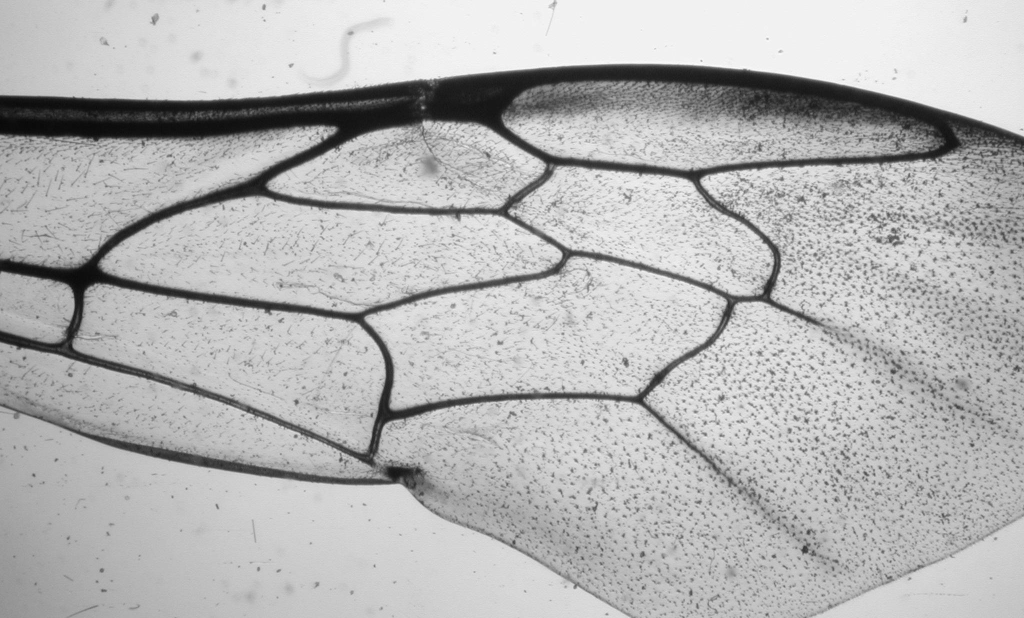
#> input picture data/004 Osmia lignaria f right 4x.jpg, 2048 x 1236 px (shown at 1/2 size)
$ python -i preprocessing.py   (imports and definitions only)
#> lines starting #> are read from the running program, lines starting #| are printed output that depends on the picture; after the words box and inside, x2 and y2 are one past the last pixel; in counts of white or black regions, pixels touching at a corner belong together
import numpy as np
from skimage.color import rgb2gray
from skimage.exposure import equalize_hist
from skimage.filters import sobel, threshold_otsu
from skimage.io import imread
from skimage.measure import regionprops
from skimage.morphology import remove_small_objects


def preprocess(path, small_objects_min_size=4096):
#> called with small_objects_min_size = 4096
    img = imread(path)
#> img is the input picture: shape (1236, 2048, 3); min 6, max 255, mean 181
    if img.ndim > 3:
        raise RuntimeError("Unhandled dim")
    elif img.ndim == 3:
        img = rgb2gray(img)
#> img: shape (1236, 2048) float64
    img_norm = equalize_hist(img)
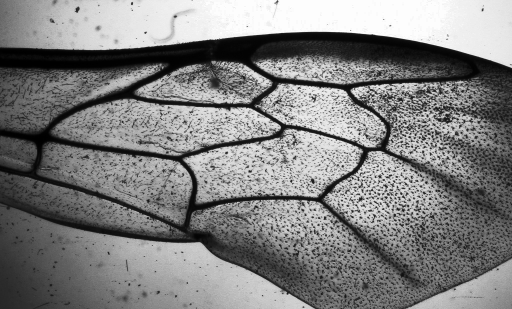
#> img_norm: shape (1236, 2048) float64 (shown at 1/4 size); min 3.95e-07, max 1, mean 0.505
    img_norm_sobel = sobel(img_norm)
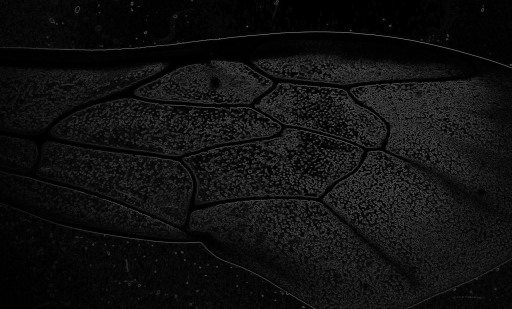
#> img_norm_sobel: shape (1236, 2048) float64 (shown at 1/4 size); min 0, max 0.602, mean 0.066
    img = img + img_norm_sobel
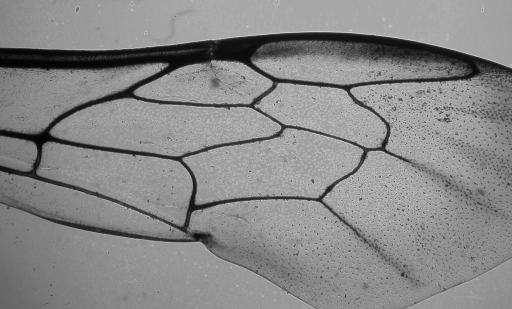
#> img: shape (1236, 2048) float64 (shown at 1/4 size); min 0.0238, max 1.43, mean 0.776; drawn with min black and max white
    t = threshold_otsu(img)
#> t = 0.564
    img = img < t
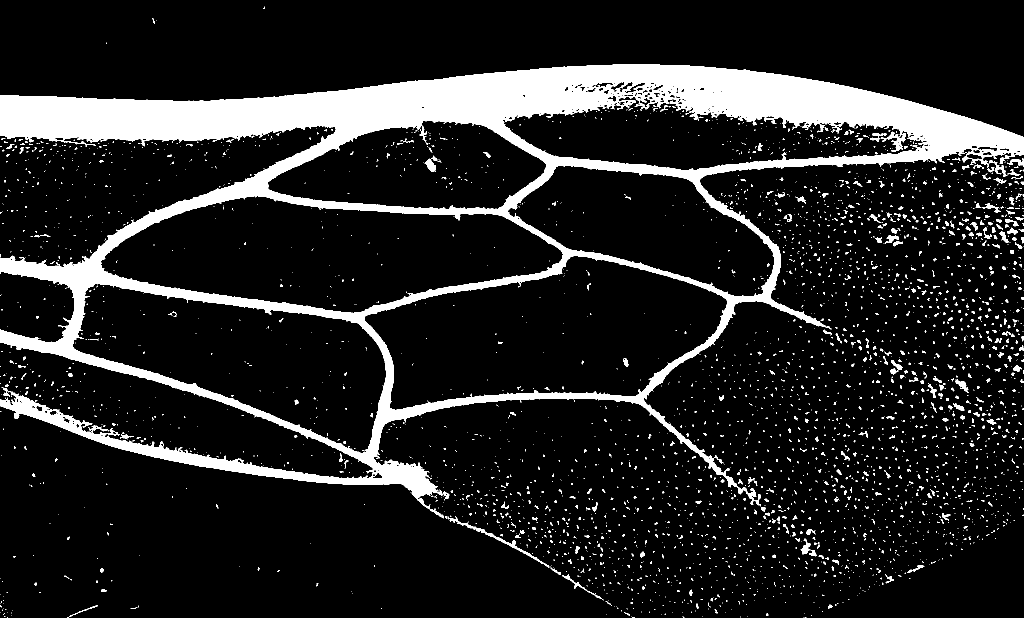
#> img: shape (1236, 2048) bool (shown at 1/2 size); 13.3% white; 3544 white regions (3038 under 20 px), largest, box (x1, y1, x2, y2) and area: (0, 129, 2048, 1017) 296954, (899, 1032, 1099, 1135) 1049, (849, 311, 883, 344) 395
    img = remove_small_objects(img, min_size=small_objects_min_size)
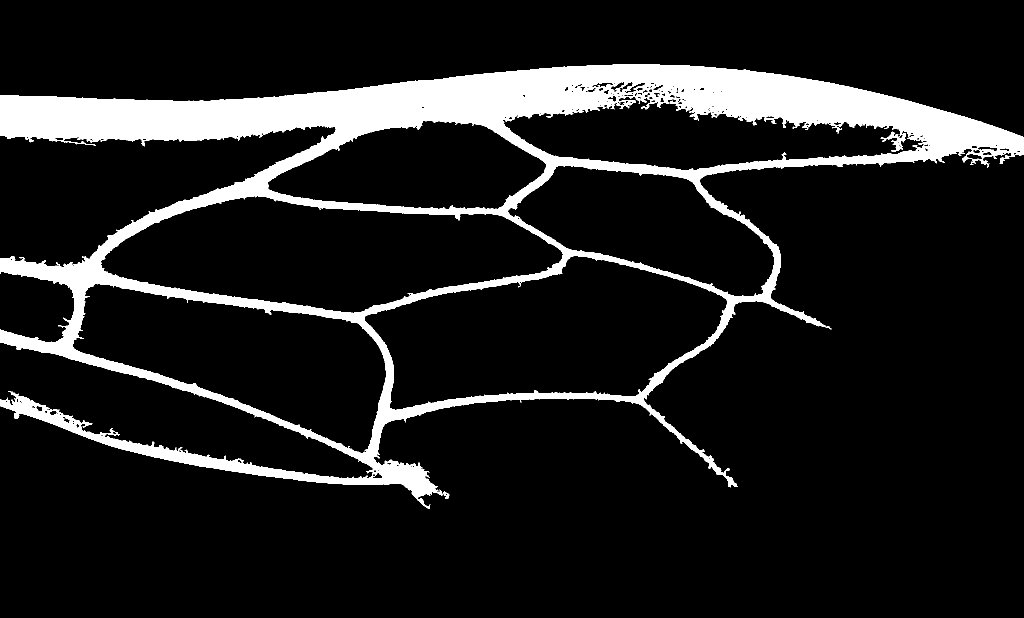
#> img: shape (1236, 2048) bool (shown at 1/2 size); 11.7% white; 1 white region
    regions = regionprops(img * 1)  # convert mask to integer
#> regions = 1 regions; box (x1, y1, x2, y2) and area: (0, 129, 2048, 1017) 295851
    region_areas = np.array([region.area for region in regions])
#> region_areas = [295851]
    largest_region = regions[np.argmax(region_areas)]
    res = np.zeros_like(img, dtype=bool)
    for yy, xx in largest_region.coords:
        res[yy, xx] = True
    return res

>>> result = preprocess('../data/004 Osmia lignaria f right 4x.jpg')

$ run again, on data/1118 Osmia lignaria f right 4x.jpg
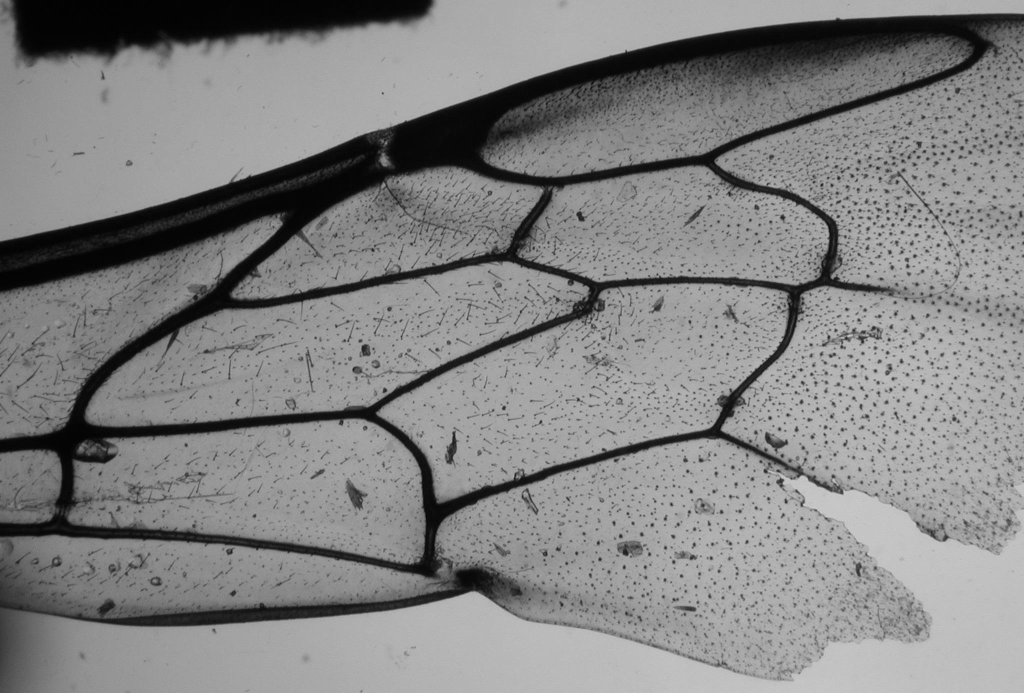
#> input picture data/1118 Osmia lignaria f right 4x.jpg, 2048 x 1386 px (shown at 1/2 size)
#> in preprocess, img is the input picture: shape (1386, 2048, 3); min 0, max 212, mean 131
#> in preprocess, `img_norm = equalize_hist(img)`:
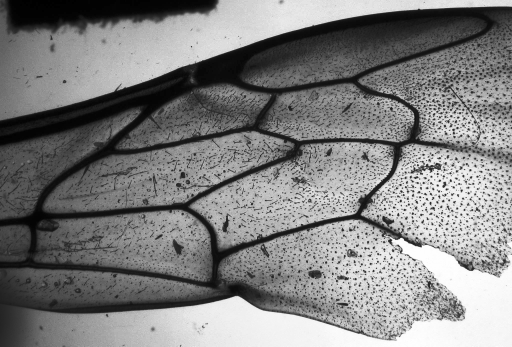
#> img_norm: shape (1386, 2048) float64 (shown at 1/4 size); min 3.52e-06, max 1, mean 0.504
#> t = 0.404
#> in preprocess, `img = remove_small_objects(img, min_size=small_objects_min_size)`:
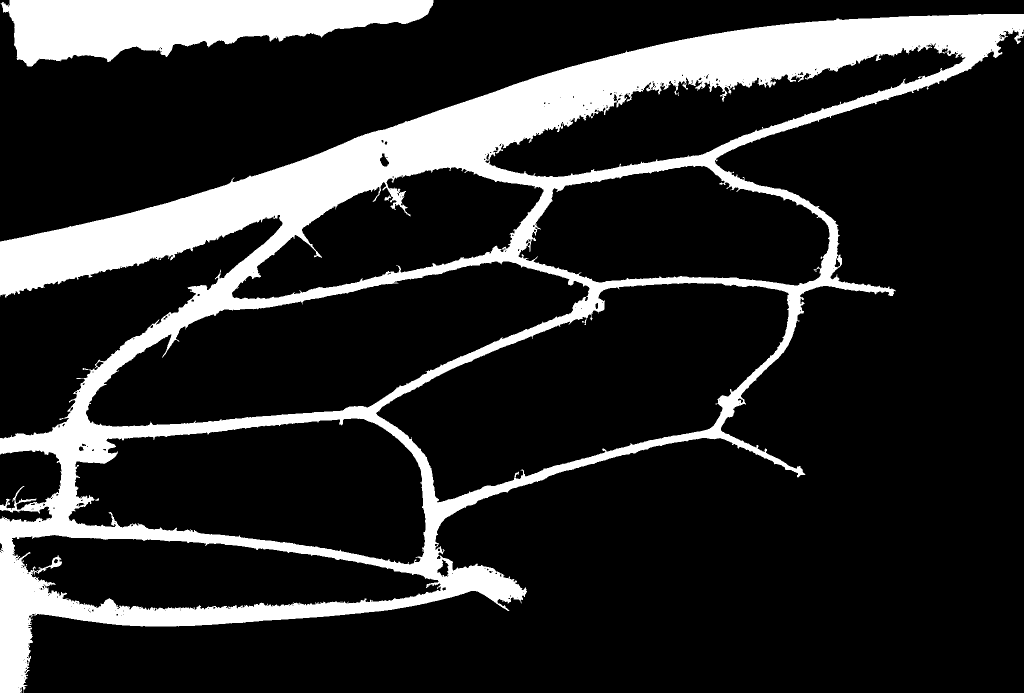
#> img: shape (1386, 2048) bool (shown at 1/2 size); 17.6% white; 2 white regions
#> regions = 1 regions; box (x1, y1, x2, y2) and area: (0, 0, 2048, 1386) 498742
#> region_areas = [498742]

$ run again, on data/013 Osmia texana m right 4x.jpg
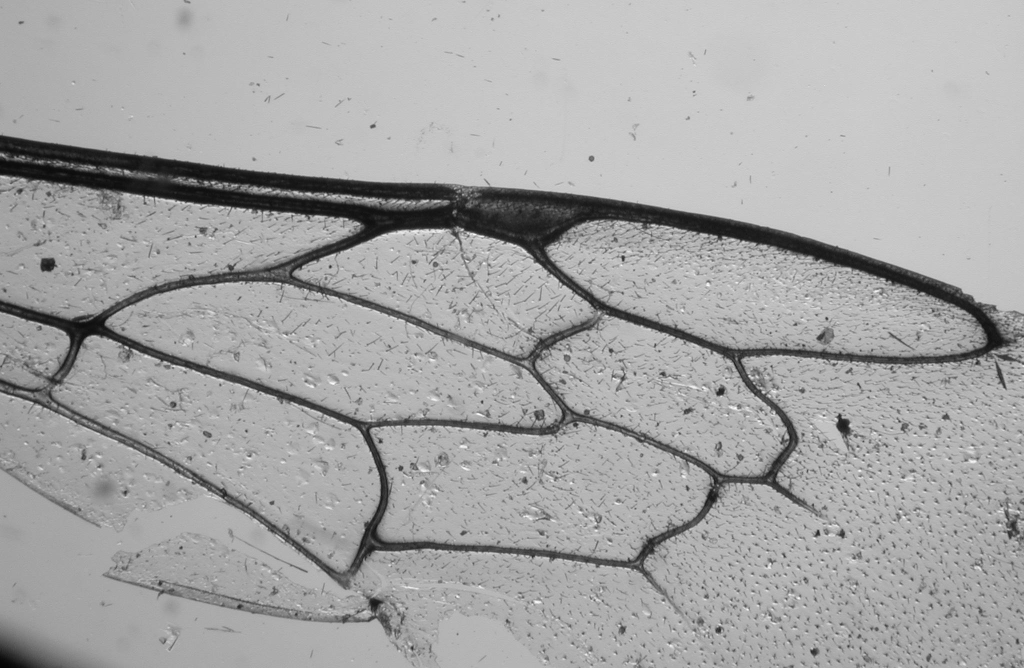
#> input picture data/013 Osmia texana m right 4x.jpg, 2048 x 1336 px (shown at 1/2 size)
#> in preprocess, img is the input picture: shape (1336, 2048, 3); min 5, max 255, mean 164.9
#> in preprocess, `img = img + img_norm_sobel`:
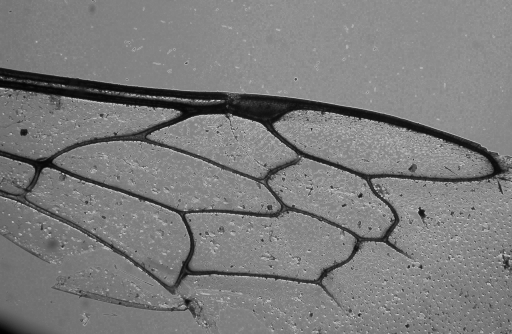
#> img: shape (1336, 2048) float64 (shown at 1/4 size); min 0.0196, max 1.45, mean 0.718; drawn with min black and max white
#> t = 0.521
#> in preprocess, `img = remove_small_objects(img, min_size=small_objects_min_size)`:
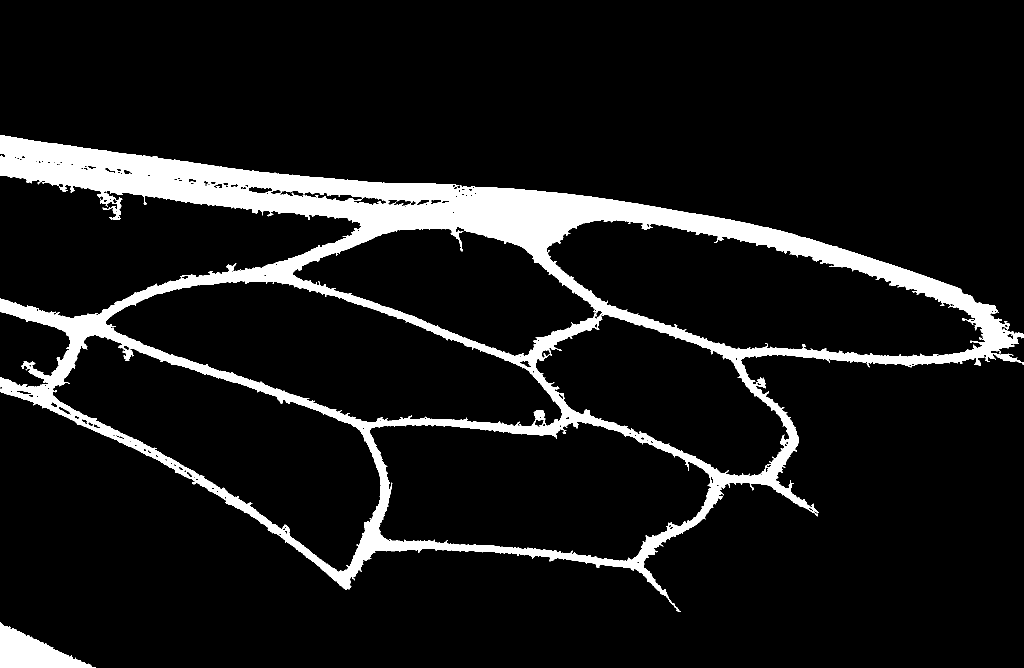
#> img: shape (1336, 2048) bool (shown at 1/2 size); 9.6% white; 2 white regions
#> regions = 1 regions; box (x1, y1, x2, y2) and area: (0, 270, 2048, 1336) 262699
#> region_areas = [262699]
#> the loop in preprocess, `for yy, xx in largest_region.coords:` made 262699 passes
#> (yy, xx) on passes 1 to 3: (270, 0), (270, 1), (270, 2)
